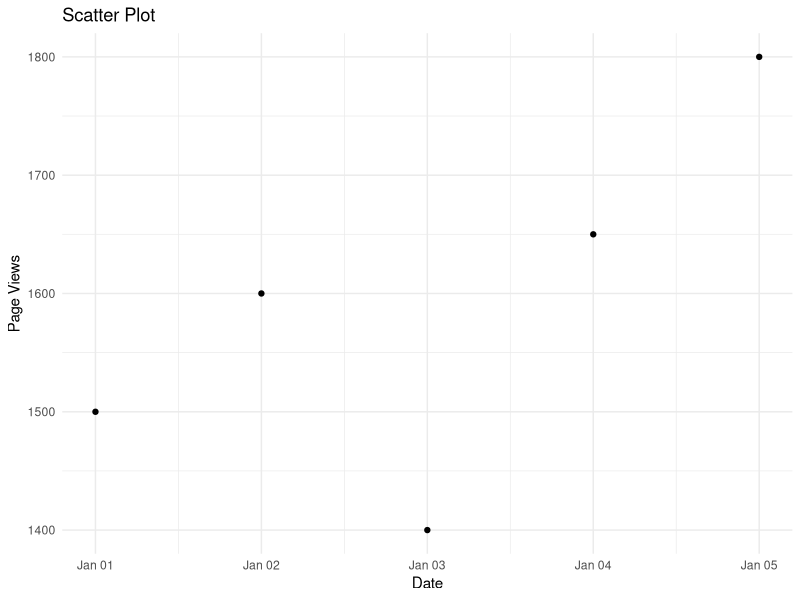

R code for this plot:
# Install and load ggplot2 package
if (!requireNamespace("ggplot2", quietly = TRUE)) {
  install.packages("ggplot2")
}
library(ggplot2)

# Your data
web_data <- data.frame(
  Date = as.Date(c("2023-01-01", "2023-01-02", "2023-01-03", "2023-01-04", "2023-01-05")),
  Page_Views = c(1500, 1600, 1400, 1650, 1800),
  Click_through_Rate = c(2.3, 2.7, 2.0, 2.4, 2.6)
)

# Scatter Plot
scatter_plot <- ggplot(web_data, aes(x = Date, y = Page_Views)) +
  geom_point() +
  labs(title = "Scatter Plot", x = "Date", y = "Page Views") +
  theme_minimal()

# Print or display the plots
print(scatter_plot)
